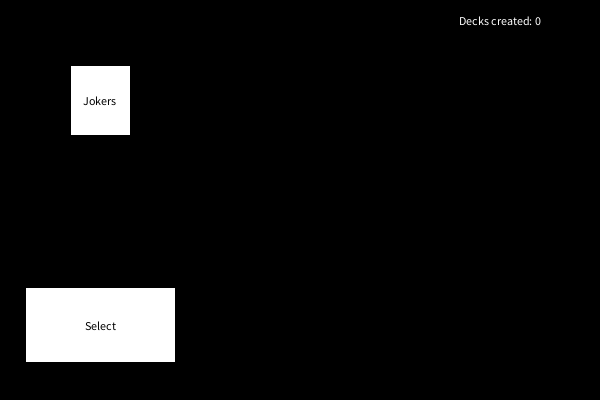
Frame 1 (no input)
Frame 60 (the mouse pressed at the canvas centre just before this capture): identical to frame 1, image omitted
Frame 120 (the mouse held since frame 60 and released just before this capture): identical to frame 1, image omitted

The Processing sketch that drew this single still picture (run headless with seeded random() and noise(); from frame 60 on, the mouse is pressed at the canvas centre):

// Processing sketch: processing_111130
// ── processing_111130.pde

Button button;
Button toggleJokerButton;
Card card;

boolean jokers = true;
static int numDecks;

void setup() {
  size(600, 400);
  button = new Button(100, 325, 150, 75, "Select");
  toggleJokerButton = new Button(100, 100, 60, 70, "Jokers");
  card = null;
}

void draw() {
  background(0);
  button.display();
  toggleJokerButton.display();
  if (card != null) 
    card.display(int(0.6*width), int(0.5*height));
  fill(255);
  text("Decks created: " + numDecks, width-100, 20);
}

void mouseClicked() {
  if (toggleJokerButton.contains(mouseX, mouseY)) {
    if (toggleJokerButton.says("Jokers")) {
      toggleJokerButton.setText("No Jokers");
      jokers = !jokers;
    } 
    else {   
      toggleJokerButton.setText("Jokers");
      jokers = !jokers;
    }
  }
  if (button.contains(mouseX, mouseY)) {
    if (button.says("Select")) {
      Deck deck = new Deck(jokers);
      card = deck.cutForCard();
      button.setText("Reset");
    } 
    else {
      card = null;
      button.setText("Select");
    }
  }
}

class Button {

  private int x, y, w, h;
  private String textB;

  Button(int _x, int _y, int _w, int _h, String _text) {
    x = _x;
    y = _y;
    w = _w;
    h = _h;
    textB = _text;
  }

  void display() {
    fill(255);
    rectMode(CENTER);
    rect(x, y, w, h);
    stroke(0);
    fill(0);
    textAlign(CENTER, CENTER);
    text(textB, x, y);
  }

  boolean contains(int _x, int _y) {
    if ( (_x >= x-w/2) && (_x <= x+w/2) && (_y >= y-h/2) && (_y <= y+h/2) )
      return true;
    else
      return false;
  }

  boolean says(String s) {
    return textB.equals(s) ? true : false;
  }

  void setText(String _t) {
    textB = _t;
  }
}

class Card {
  String suit, value;
  
  Card(String suit, String value) {
    this.suit = suit;
    this.value = value;
  }

  void display(float h, float w) {
    fill(255);
    rect(h, w, 150, 250);
    textAlign(CENTER);
    fill(0);
    text(value, 360, 150);
    text(suit, 360, 250);
  }
}

class Deck {
  private boolean jokers;
  
  Deck()
  {
  }
  
  Deck(boolean jokers) {
    this.jokers = jokers;
  }
  
  Card cutForCard() {
    numDecks++;
    int numSuit;
    if (jokers)
      numSuit = (int) random(1,54);
    else
      numSuit = (int) random(1,52);
    int numValue;
    if (numSuit <=13 )
    {
      numValue = numSuit % 13;
      return new Card("Hearts", cardValue(numValue));
    }
    else if (numSuit >=14 && numSuit <= 26)
    {
      numValue = numSuit % 13;
      return new Card("Diamonds", cardValue(numValue));
    }
    else if (numSuit >=27 && numSuit <= 39)
    {
      numValue = numSuit % 13;
      return new Card("Spades", cardValue(numValue));
    }
    else if (numSuit >=40 && numSuit <= 52)
    {
      numValue = numSuit % 13;
      return new Card("Clovers", cardValue(numValue));
    }
    else
    {
      return new Card("Joker", "");
    }
  }
  
  String cardValue (float _f) {
    if ( _f == 1 )
      return "Ace";
    else if (_f >= 2 && _f <= 10)
      return (int) _f + "";
    else if (_f == 11)
      return "Jack";
    else if (_f == 12)
      return "Queen";
    else
      return "King";
  }
}
